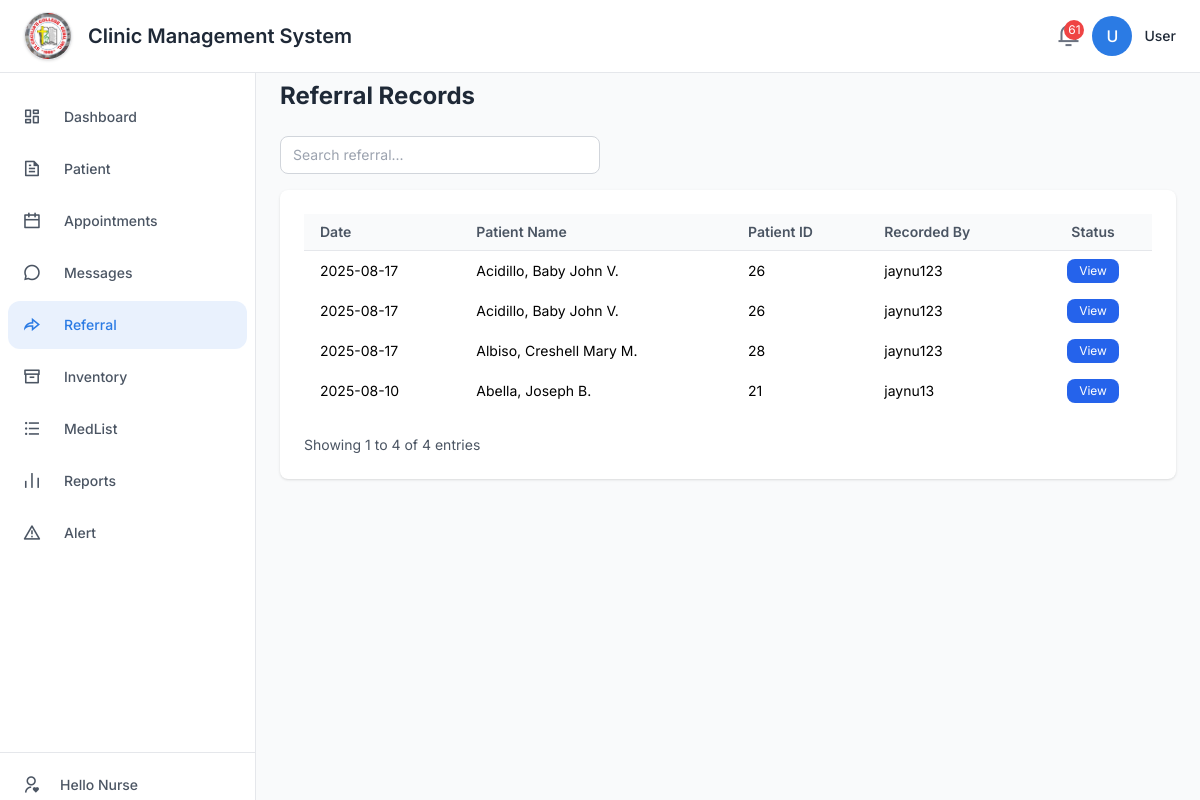
The app's page /staff/refer.php with its own data.
### tables this page shows
CREATE TABLE `medication_referrals` (
  `id` int(11) NOT NULL,
  `patient_id` int(11) DEFAULT NULL,
  `patient_name` varchar(255) DEFAULT NULL,
  `subjective` text DEFAULT NULL,
  `objective` text DEFAULT NULL,
  `assessment` text DEFAULT NULL,
  `plan` text DEFAULT NULL,
  `intervention` text DEFAULT NULL,
  `evaluation` text DEFAULT NULL,
  `recorded_by` varchar(255) DEFAULT NULL,
  `created_at` datetime DEFAULT current_timestamp(),
  `referral_to` varchar(255) DEFAULT NULL
);

### staff/refer.php (the view, shortened to what this page needs)
<?php
include '../includes/header.php';
try {
    $db = new PDO('mysql:host=localhost;dbname=clinic_management_system;charset=utf8', 'root', '');
    $db->setAttribute(PDO::ATTR_ERRMODE, PDO::ERRMODE_EXCEPTION);
    $stmt = $db->query('
        SELECT mr.*, ip.year_level,
               ip.student_id as matched_student_id,
               mr.patient_id as referral_patient_id,
               vs.body_temp, vs.resp_rate, vs.pulse, vs.blood_pressure, vs.weight, vs.height, vs.oxygen_sat
        FROM medication_referrals mr
        LEFT JOIN imported_patients ip ON
            CAST(TRIM(mr.patient_id) AS CHAR) = CAST(TRIM(ip.student_id) AS CHAR)
            OR TRIM(mr.patient_name) = TRIM(ip.name)
        LEFT JOIN (
            SELECT patient_id, body_temp, resp_rate, pulse, blood_pressure, weight, height, oxygen_sat,
                   ROW_NUMBER() OVER (PARTITION BY patient_id ORDER BY created_at DESC) as rn
            FROM vital_signs
        ) vs ON CAST(TRIM(mr.patient_id) AS CHAR) = CAST(TRIM(vs.patient_id) AS CHAR) AND vs.rn = 1
        ORDER BY mr.created_at DESC
    ');
    $referrals = $stmt->fetchAll(PDO::FETCH_ASSOC);
} catch (PDOException $e) {
    die('Database connection failed: ' . $e->getMessage());
}
?>
<main class="flex-1 overflow-y-auto bg-gray-50 p-6 ml-16 md:ml-64 mt-[56px]">
        <h2 class="text-2xl font-bold text-gray-800 mb-6">Referral Records</h2>
        <div class="mb-4 flex items-center gap-4 flex-wrap">
            <div class="flex items-center flex-1 max-w-xs">
                <input type="text" id="userSearch" name="userSearch" placeholder="Search referral..." class="w-full border border-gray-300 rounded px-3 py-2 text-sm focus:outline-none focus:ring-2 focus:ring-primary" />
            </div>
        </div>
        <div class="bg-white rounded shadow p-6">
            <div class="overflow-x-auto">
                <table id="referralTable" class="min-w-full divide-y divide-gray-200 text-sm">
                    <thead class="bg-gray-50">
                        <tr>
                            <th class="px-4 py-2 text-left font-semibold text-gray-600">Date</th>
                            <th class="px-4 py-2 text-left font-semibold text-gray-600">Patient Name</th>
                            <th class="px-4 py-2 text-left font-semibold text-gray-600">Patient ID</th>
                            <th class="px-4 py-2 text-left font-semibold text-gray-600">Recorded By</th>
                            <th class="px-4 py-2 text-center font-semibold text-gray-600">Status</th>
                        </tr>
                    </thead>
                    <tbody id="referralTableBody">
                        <?php foreach ($referrals as $referral): ?>
                        <tr
                            data-name="<?php echo htmlspecialchars($referral['patient_name']); ?>"
                            data-patient-id="<?php echo htmlspecialchars($referral['patient_id']); ?>"
                            data-recorded-by="<?php echo htmlspecialchars($referral['recorded_by'] ?? 'Staff'); ?>"
                            data-status="<?php echo htmlspecialchars($referral['status'] ?? 'Pending'); ?>"
                        >
                            <td class="px-4 py-2"><?php echo date('Y-m-d', strtotime($referral['created_at'])); ?></td>
                            <td class="px-4 py-2"><?php echo htmlspecialchars($referral['patient_name']); ?></td>
                            <td class="px-4 py-2"><?php echo htmlspecialchars($referral['patient_id']); ?></td>
                            <td class="px-4 py-2"><?php echo htmlspecialchars($referral['recorded_by'] ?? 'Staff'); ?></td>
                            <td class="px-4 py-2 text-center">
                                <button class="viewReferralBtn px-3 py-1 text-xs bg-blue-600 text-white rounded hover:bg-blue-700"
                                        data-id="<?php echo $referral['id']; ?>"
                                        data-patient-name="<?php echo htmlspecialchars($referral['patient_name']); ?>"
                                        data-patient-id="<?php echo htmlspecialchars($referral['patient_id']); ?>"
                                        data-year-level="<?php echo htmlspecialchars($referral['year_level'] ?? 'NO-MATCH-FOUND'); ?>"
                                        data-debug-referral-id="<?php echo htmlspecialchars($referral['referral_patient_id'] ?? 'NULL'); ?>"
                                        data-debug-matched-id="<?php echo htmlspecialchars($referral['matched_student_id'] ?? 'NULL'); ?>"
                                        data-date="<?php echo date('Y-m-d', strtotime($referral['created_at'])); ?>"
                                        data-recorded-by="<?php echo htmlspecialchars($referral['recorded_by'] ?? 'Staff'); ?>"
                                        data-subjective="<?php echo htmlspecialchars($referral['subjective']); ?>"
                                        data-objective="<?php echo htmlspecialchars($referral['objective']); ?>"
                                        data-assessment="<?php echo htmlspecialchars($referral['assessment']); ?>"
                                        data-plan="<?php echo htmlspecialchars($referral['plan']); ?>"
                                        data-intervention="<?php echo htmlspecialchars($referral['intervention']); ?>"
                                        data-evaluation="<?php echo htmlspecialchars($referral['evaluation']); ?>"
                                        data-referral-to="<?php echo htmlspecialchars($referral['referral_to'] ?? ''); ?>"
                                        data-body-temp="<?php echo htmlspecialchars($referral['body_temp'] ?? ''); ?>"
                                        data-resp-rate="<?php echo htmlspecialchars($referral['resp_rate'] ?? ''); ?>"
                                        data-pulse="<?php echo htmlspecialchars($referral['pulse'] ?? ''); ?>"
                                        data-blood-pressure="<?php echo htmlspecialchars($referral['blood_pressure'] ?? ''); ?>"
                                        data-weight="<?php echo htmlspecialchars($referral['weight'] ?? ''); ?>"
                                        data-height="<?php echo htmlspecialchars($referral['height'] ?? ''); ?>"
                                        data-oxygen-sat="<?php echo htmlspecialchars($referral['oxygen_sat'] ?? ''); ?>">
                                    View
                                </button>
                            </td>
                        </tr>
                        <?php endforeach; ?>
                    </tbody>
                </table>
            </div>
            <?php
            $referral_records_per_page = 10;
            $referral_page = isset($_GET['referral_page']) ? (int)$_GET['referral_page'] : 1;
            $referral_page = max($referral_page, 1);
            $referral_offset = ($referral_page - 1) * $referral_records_per_page;
            $referral_total_records = count($referrals);
            $referral_start = $referral_offset + 1;
            $referral_end = min($referral_offset + $referral_records_per_page, $referral_total_records);
            ?>
            <?php if ($referral_total_records > 0): ?>
            <div class="flex justify-between items-center mt-6">
                <div class="text-sm text-gray-600">
                    Showing <?php echo $referral_start; ?> to <?php echo $referral_end; ?> of <?php echo $referral_total_records; ?> entries
                </div>
            </div>
            <?php endif; ?>
        </div>
    </div>

### includes/header.php (style rules this page uses)
body { font-family: 'Inter', sans-serif; background-color: #f9fafb; }

### staff/refer.php (style rules this page uses)
html, body { scrollbar-width: none; -ms-overflow-style: none; }

### records on screen
medication_referrals: created_at "2025-08-17", patient_name "Acidillo, Baby John V.", patient "26", recorded_by "jaynu123"
medication_referrals: created_at "2025-08-17", patient_name "Acidillo, Baby John V.", patient "26", recorded_by "jaynu123"
medication_referrals: created_at "2025-08-17", patient_name "Albiso, Creshell Mary M.", patient "28", recorded_by "jaynu123"
medication_referrals: created_at "2025-08-10", patient_name "Abella, Joseph B.", patient "21", recorded_by "jaynu13"

### other values on screen
$notifCount "61"
$initials "U"
$referral_start "1"
$referral_end "4"
$referral_total_records "4"
